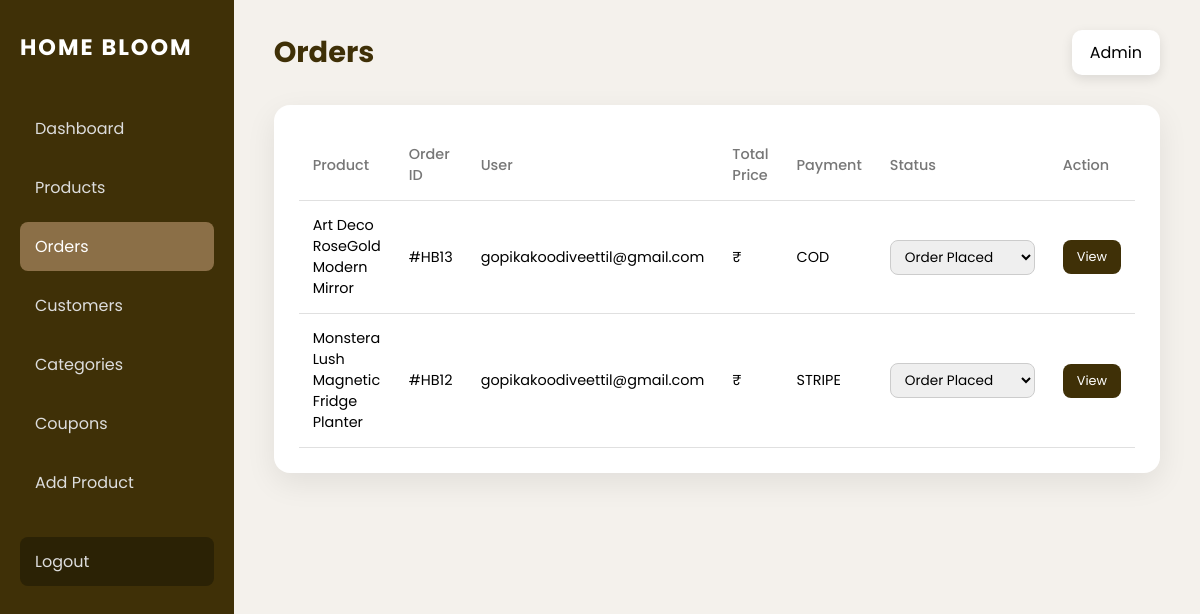
/adminorder (signed in), run on an earlier commit of the app's database.
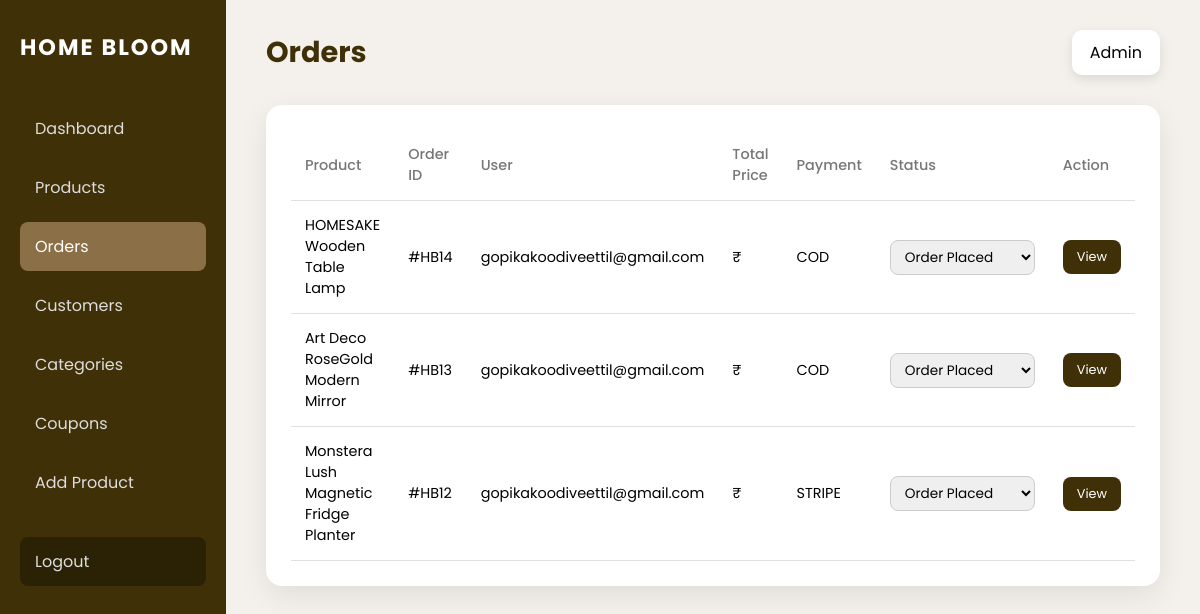
And on a later commit of the database.
### bloom/models.py (models this page shows, shortened)
class Order(models.Model):
    STATUS_CHOICES = [
    ("pending", "Pending"),
    ("confirmed", "Confirmed"),
    ("shipped", "Shipped"),
    ("delivered", "Delivered"),
    ("cancelled", "Cancelled"),
]
    PAYMENT_CHOICES = [
        ("COD", "Cash on Delivery"),
        ("STRIPE", "Stripe"),
    ]
    payment_status = models.CharField(  max_length=20,default="PENDING")
    user = models.ForeignKey(User, on_delete=models.CASCADE)
    address = models.ForeignKey("Address", on_delete=models.SET_NULL, null=True)
    total = models.DecimalField(max_digits=10, decimal_places=2)
    payment_method = models.CharField(max_length=20, choices=PAYMENT_CHOICES)
    status = models.CharField(max_length=20, choices=STATUS_CHOICES, default="pending")
    stripe_session_id = models.CharField(max_length=255, blank=True, null=True)
    created_at = models.DateTimeField(auto_now_add=True)

class OrderItem(models.Model):
    order = models.ForeignKey(Order,related_name="items",on_delete=models.CASCADE)
    product = models.ForeignKey("Product",on_delete=models.CASCADE)
    quantity = models.PositiveIntegerField()
    price = models.DecimalField(max_digits=10,decimal_places=2)

class Product(models.Model):
    name = models.CharField(max_length=200)
    category = models.ForeignKey(Category,on_delete=models.CASCADE)
    subcategory = models.ForeignKey(SubCategory,on_delete=models.SET_NULL,null=True,blank=True)
    price = models.DecimalField(max_digits=10, decimal_places=2)
    offer_price = models.DecimalField(max_digits=10, decimal_places=0, null=True, blank=True)
    quantity = models.IntegerField()
    offer = models.IntegerField(null=True, blank=True)
    description = models.TextField(blank=True,null=True)
    image1 = models.ImageField(upload_to="products/")
    image2 = models.ImageField(upload_to="products/", null=True, blank=True)
    image3 = models.ImageField(upload_to="products/", null=True, blank=True)
    image4 = models.ImageField(upload_to="products/", null=True, blank=True)
    is_new = models.BooleanField(default=False)
    is_best_seller = models.BooleanField(default=False)
    created_at = models.DateTimeField(auto_now_add=True)
    is_active = models.BooleanField(default=True)

class User(AbstractUser):
    email = models.EmailField(unique=True)
    USERNAME_FIELD = "email"
    REQUIRED_FIELDS = ["username"]

### bloom/views.py (the view)
# urls.py: path('adminorder',views.adminorder,name='adminorder'),
@never_cache
@staff_member_required(login_url='home')
def adminorder(request):
    orders = (
        Order.objects
        .select_related("user")
        .prefetch_related("items__product")
        .order_by("-created_at")
    )
    STATUS_CHOICES = [
        "Order Placed",
        "Processing",
        "Shipped",
        "Out for delivery",
        "Delivered",
    ]
    return render(
        request,
        "adminorder.html",
        {
            "orders": orders,
            "status_choices": STATUS_CHOICES,
        },
    )

### bloom/templates/adminorder.html (shortened to what this page needs)
<!DOCTYPE html>
<html lang="en">
<head>
</head>
<body>
<div class="dashboard-wrapper">
    <aside class="sidebar">
        <h2 class="brand">HOME BLOOM</h2>
        <nav>
            <a href="{% url 'admindashboard' %}">Dashboard</a>
            <a href="{%url 'adminproduct'%}">Products</a>
            <a href="{% url 'adminorder' %}"class="active">Orders</a>
             <a href="{%url 'admincustomer'%}">Customers</a>
            <a href="{%url 'admincategory'%}">Categories</a>
            <a href="{%url 'admincoupon'%}">Coupons</a>
            <a href="{%url 'addproduct'%}">Add Product</a>
            <a href="/" class="logout">Logout</a>
        </nav>
    </aside>
    <main class="main-content">
        <div class="top-bar">
            <h1>Orders</h1>
            <div class="admin-info">Admin</div>
        </div>
        <div class="table-wrapper">
           <table class="orders-table">
  <thead>
    <tr>
      <th>Product</th>
      <th>Order ID</th>
      <th>User</th>
      <th>Total Price</th>
      <th>Payment</th>
      <th>Status</th>
      <th>Action</th>
    </tr>
  </thead>
 <tbody>
{% for order in orders %}
<tr>
  <td>
    {{ order.items.first.product.name }}
  </td>
  <td>#HB{{ order.id }}</td>
  <td>{{ order.user.email }}</td>
  <td>₹{{ order.total_price }}</td>
  <td>{{ order.payment_method }}</td>
<td>
  <form method="post" action="{% url 'update_order_status' order.id %}">
    <select name="status" onchange="this.form.submit()">
      {% for status in status_choices %}
        <option value="{{ status }}"
          {% if order.status == status %}selected{% endif %}>
          {{ status }}
        </option>
      {% endfor %}
    </select>
  </form>
</td>
  <td>
    <details class="order-view">
      <summary>View</summary>
    </details>
  </td>
</tr>
{% empty %}
<tr>
  <td colspan="7">No orders yet.</td>
</tr>
{% endfor %}
</tbody>
</table>
        </div>
    </main>
</div>
</body>
</html>

What changed in the data, as far as the page shows it:
added Order: items.first.product.name "HOMESAKE Wooden Table Lamp", id "14", user.email "gopikakoodiveettil@gmail.com", payment_method "COD"
